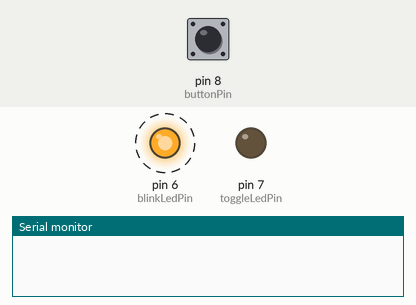
Simulated run of this sketch. Board: Arduino Uno, built with avr-gcc and run on an emulated ATmega328P. Shown: output pins drawn as LEDs (lit = HIGH), the last lines printed to the serial monitor. Dashed ring = blinking. The inputs (shaded band) are chosen by the test bench; at power-on: pin 8 (buttonPin) LOW.

Above: at 1.2 s.
1.3 s: pin 8 (buttonPin) pulled HIGH for 1 s
At 2.6 s:
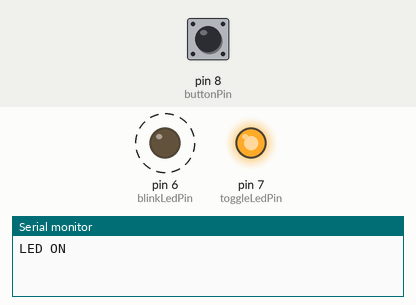
4.3 s: pin 8 (buttonPin) pulled HIGH for 3.2 s
At 8.8 s:
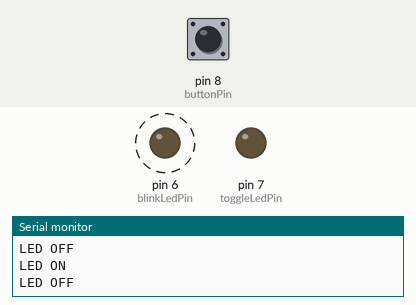
Timing chart, 0 to 15.4 s (numbered marks = the images above; inputs shaded):
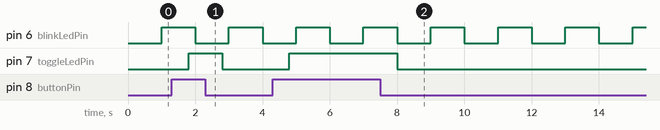

Measured:
- after the input at 1.3 s, pin 7 (toggleLedPin): LOW → HIGH after 0.50 s, → LOW 1.0 s later
- after the input at 4.3 s, pin 7 (toggleLedPin): LOW → HIGH after 0.50 s, → LOW 3.2 s later
- by itself, pin 6 (blinkLedPin): alternates HIGH for 1.0 s and LOW for 1.0 s

The sketch:

button_millis_tasks.ino
```cpp
// definicion de variables constantes conocidas en tiempo de compilacion
constexpr int buttonPin     = 8;
constexpr int toggleLedPin  = 7;
constexpr int blinkLedPin   = 6;

// estado inicial para el blink LED
int blinkLedState = LOW;

// estado inicial para el toggle LED
int toggleLedState      = LOW;

// variables para el push button
bool initStateButton    = LOW;
bool currentStateButton = LOW;
int readingStateButton;

// variables para task 1 (blink)
unsigned long previousTime             = 0;
constexpr unsigned long intervalTime01 = 1000;

// variables para task 2 (toggle)
unsigned long pushButtonTime           = 0;
constexpr unsigned long intervalTime02 = 500;

void setup() {
  Serial.begin(9600);
  while(!Serial);
  // Serial.print("");
  pinMode(buttonPin, INPUT);
  pinMode(toggleLedPin, OUTPUT);
  pinMode(blinkLedPin, OUTPUT);

  digitalWrite(toggleLedPin, toggleLedState);
  digitalWrite(blinkLedPin, blinkLedState);
}

void loop() {
  unsigned long currentTime = millis();

  // task 1 (blink)
  if (currentTime - previousTime >= intervalTime01) {
    previousTime = currentTime;
    if (blinkLedState == LOW) {
      blinkLedState = HIGH;
    }
    else {
      blinkLedState = LOW;
    }
    digitalWrite(blinkLedPin, blinkLedState);
  }

  // task 2 (toggle)
  readingStateButton = digitalRead(buttonPin);
  if (readingStateButton != initStateButton) {
    pushButtonTime = currentTime;
    initStateButton = readingStateButton;
    // Serial.print("Push Button press init\n");
  }

  if ((currentTime - pushButtonTime) >= intervalTime02) {
    // Serial.print("Complete time to avoid debounce\n");
    if (readingStateButton != currentStateButton) {
      currentStateButton = readingStateButton;

      if (currentStateButton == LOW) {
        toggleLedState = LOW;
        Serial.print("LED OFF\n");
      }
      else {
        toggleLedState = HIGH;
        Serial.print("LED ON\n");
      }
      digitalWrite(toggleLedPin, toggleLedState);
    }
  }
}


// // --- Apagado inmediato al soltar ---
// if (buttonReading == LOW && lastStableButtonState == HIGH) {
//   lastStableButtonState = LOW;
//   toggleLedState = LOW;
//   Serial.println("LED OFF");
//   digitalWrite(toggleLedPin, toggleLedState);
// }
```
